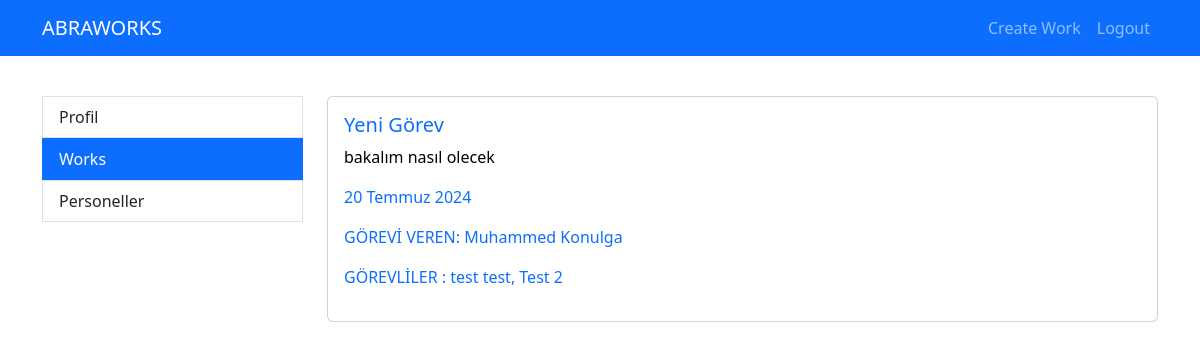
The app's page /api/auth/works (signed in), older data.
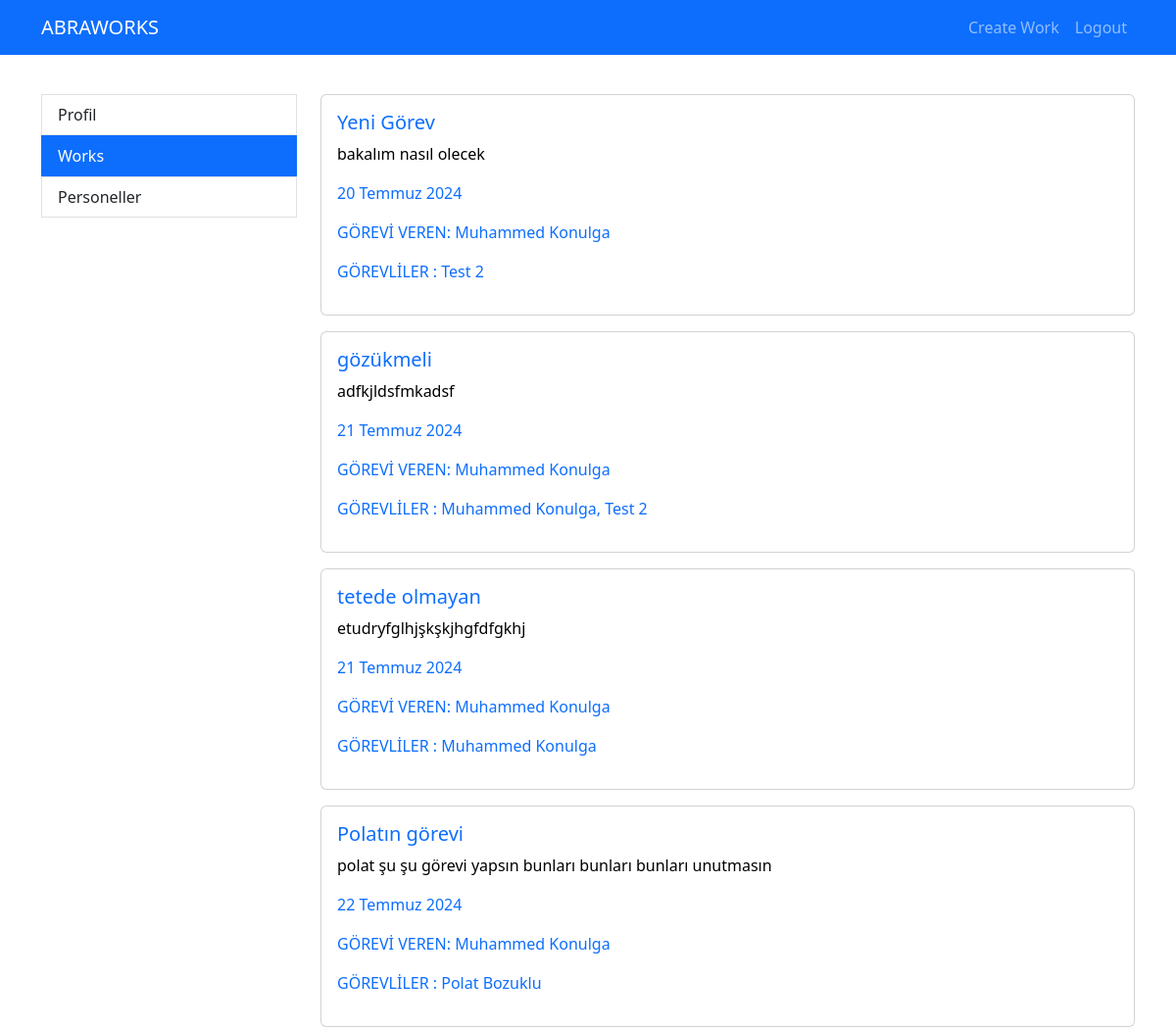
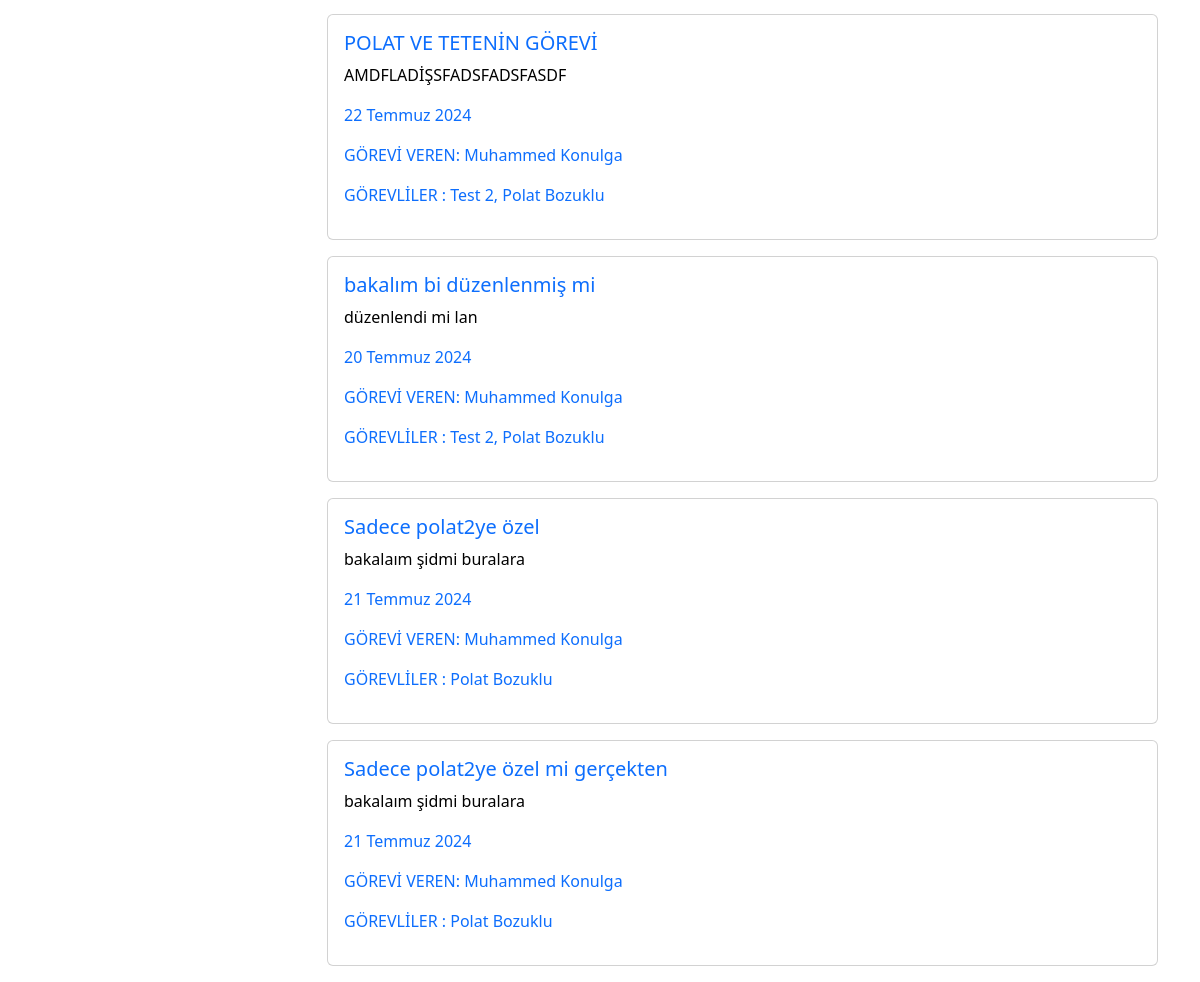
The same page, newer data (2 pictures, top to bottom).
### members/models.py (models this page shows, shortened)
class Work(models.Model):
    name = models.CharField(max_length=200, unique=True)
    deadline = models.DateField()
    appointed = models.ManyToManyField('members.CustomUser', related_name='appointed_works')
    appointer = models.ForeignKey('members.CustomUser',  on_delete=models.CASCADE, related_name='appointer_works')
    status = models.ForeignKey("members.WorkStatus", on_delete=models.CASCADE, default=default_work_status)
    description = models.TextField()
    relatedWork = models.ForeignKey('members.Work',on_delete=models.CASCADE , null=True, blank=True)
    img = models.ImageField(upload_to='workimages')
    slug = models.SlugField(blank=True, unique=True, db_index=True, editable = False)

class CustomUser(AbstractUser):
    email = models.CharField(max_length=200, unique=True)
    role = models.ForeignKey(Role, on_delete=models.CASCADE, null=True, blank=True)
    username = models.CharField(max_length=50, unique=True)
    objects = CustomUserManager()
    first_name = models.CharField(max_length=30, blank=True)
    last_name = models.CharField(max_length=30, blank=True)
    is_active = models.BooleanField(default=True)
    is_staff = models.BooleanField(default=False)
    is_superuser = models.BooleanField(default=False)
    slug = models.SlugField(blank=True, unique=True, db_index=True, editable = False, null=True)
    USERNAME_FIELD = 'email'
    REQUIRED_FIELDS = ['username']
    def __str__(self):
        return self.first_name +" " + self.last_name

### members/views.py (the view)
# urls.py: path('works', views.works, name='works'),
def works(request):
    context = {
        "works": Work.objects.all(),
    }
    return render(request, 'dynamic/works.html', context)

### members/templates/dynamic/works.html (shortened to what this page needs)
{% extends "app/base.html" %}
{% block content %}
{% if user.is_authenticated %}
<div class="container mt-3">
    <div class="row">
        {% include 'app/partials/_sidebar.html' %}
        <div class="col-9">
            {% include 'partials/_showWorks.html'%}
        </div>
        </div>
    </div>
{% endif %}
{% endblock %}

### members/templates/partials/_workCard.html
<div class="card w-100 mb-3">
  <a href = {% url 'work' work.slug %} style="text-decoration:none; color:black;">
    <div class="card-body">
      <h5 class="card-title text-primary">
         {{work.name}}
      </h5>
      <p class="card-text"> {{work.description}} </p>
      <p class="text-primary", style="padding-left:max;"> {{work.deadline}} </p>
      <p class="text-primary", style="padding-left:max;"> GÖREVİ VEREN: {{work.appointer}} </p>
      <p class="text-primary", style="padding-left:max;"> GÖREVLİLER :
        {% for user in work.appointed.all %}
          {{ user }}{% if not forloop.last %}, {% endif %}
        {% endfor %} </p>
    </div>
  </a>
  </div>

Row changes from the older to the newer data that the page shows:
removed CustomUser: first_name+last_name "test test", shown under Work "Yeni Görev"
added Work: name "gözükmeli", description "adfkjldsfmkadsf", deadline "21 Temmuz 2024", appointer "Muhammed Konulga", CustomUser (first_name+last_name "Test 2")
now on this page (row edited): CustomUser: first_name+last_name "Muhammed Konulga"
added Work: name "tetede olmayan", description "etudryfglhjşkşkjhgfdfgkhj", deadline "21 Temmuz 2024", appointer "Muhammed Konulga"
added Work: name "Polatın görevi", description "polat şu şu görevi yapsın bunları bunları bunları unutmasın", deadline "22 Temmuz 2024", appointer "Muhammed Konulga"
added CustomUser: first_name+last_name "Polat Bozuklu"
added Work: name "POLAT VE TETENİN GÖREVİ", description "AMDFLADİŞSFADSFADSFASDF", deadline "22 Temmuz 2024", appointer "Muhammed Konulga", CustomUser (first_name+last_name "Test 2")
added Work: name "bakalım bi düzenlenmiş mi", description "düzenlendi mi lan", deadline "20 Temmuz 2024", appointer "Muhammed Konulga", CustomUser (first_name+last_name "Test 2")
added Work: name "Sadece polat2ye özel", description "bakalaım şidmi buralara", deadline "21 Temmuz 2024", appointer "Muhammed Konulga"
added CustomUser: first_name+last_name "Polat Bozuklu"
added Work: name "Sadece polat2ye özel mi gerçekten", description "bakalaım şidmi buralara", deadline "21 Temmuz 2024", appointer "Muhammed Konulga"
